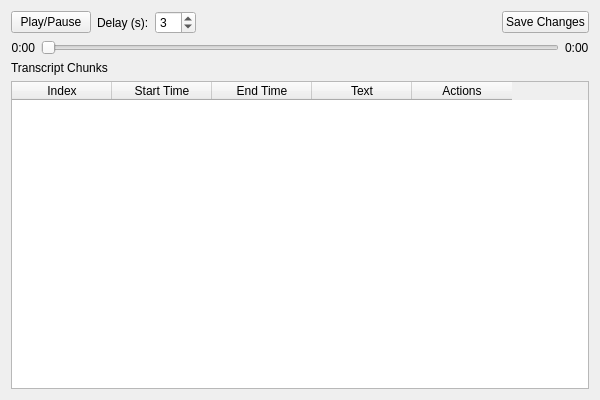
<?xml version="1.0" encoding="UTF-8"?>
<ui version="4.0">
 <class>ExamTranscriptWidget</class>
 <widget class="QWidget" name="ExamTranscriptWidget">
  <property name="geometry">
   <rect>
    <x>0</x>
    <y>0</y>
    <width>600</width>
    <height>400</height>
   </rect>
  </property>
  <property name="windowTitle">
   <string>Exam Transcript</string>
  </property>
  <layout class="QVBoxLayout" name="verticalLayout">
   <item>
    <layout class="QHBoxLayout" name="audio_controls">
     <item>
      <widget class="QPushButton" name="play_pause_btn">
       <property name="text">
        <string>Play/Pause</string>
       </property>
      </widget>
     </item>
     <item>
      <widget class="QLabel" name="delay_label">
       <property name="text">
        <string>Delay (s):</string>
       </property>
      </widget>
     </item>
     <item>
      <widget class="QSpinBox" name="delay_spin">
       <property name="maximum">
        <number>10</number>
       </property>
       <property name="value">
        <number>3</number>
       </property>
      </widget>
     </item>
     <item>
      <spacer name="horizontalSpacer">
       <property name="orientation">
        <enum>Qt::Orientation::Horizontal</enum>
       </property>
       <property name="sizeHint" stdset="0">
        <size>
         <width>40</width>
         <height>20</height>
        </size>
       </property>
      </spacer>
     </item>
     <item>
      <widget class="QPushButton" name="save_btn">
       <property name="visible">
        <bool>false</bool>
       </property>
       <property name="text">
        <string>Save Changes</string>
       </property>
      </widget>
     </item>
    </layout>
   </item>
   <item>
    <layout class="QHBoxLayout" name="seek_layout">
     <item>
      <widget class="QLabel" name="time_current_label">
       <property name="text">
        <string>0:00</string>
       </property>
       <property name="alignment">
        <set>Qt::AlignmentFlag::AlignRight|Qt::AlignmentFlag::AlignTrailing|Qt::AlignmentFlag::AlignVCenter</set>
       </property>
      </widget>
     </item>
     <item>
      <widget class="QSlider" name="seek_slider">
       <property name="minimum">
        <number>0</number>
       </property>
       <property name="maximum">
        <number>1000</number>
       </property>
       <property name="orientation">
        <enum>Qt::Orientation::Horizontal</enum>
       </property>
      </widget>
     </item>
     <item>
      <widget class="QLabel" name="time_total_label">
       <property name="text">
        <string>0:00</string>
       </property>
      </widget>
     </item>
    </layout>
   </item>
   <item>
    <widget class="QLabel" name="title_label">
     <property name="text">
      <string>Transcript Chunks</string>
     </property>
    </widget>
   </item>
   <item>
    <widget class="QTableWidget" name="table">
     <property name="columnCount">
      <number>5</number>
     </property>
     <column>
      <property name="text">
       <string>Index</string>
      </property>
     </column>
     <column>
      <property name="text">
       <string>Start Time</string>
      </property>
     </column>
     <column>
      <property name="text">
       <string>End Time</string>
      </property>
     </column>
     <column>
      <property name="text">
       <string>Text</string>
      </property>
     </column>
     <column>
      <property name="text">
       <string>Actions</string>
      </property>
     </column>
    </widget>
   </item>
  </layout>
 </widget>
 <resources/>
 <connections/>
</ui>
